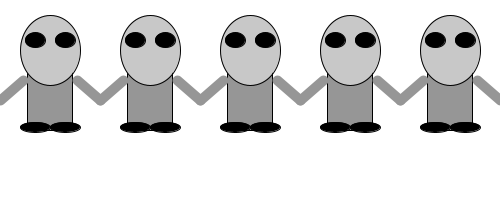
Frame 1 (no input)
Frame 60 (the mouse pressed at the canvas centre just before this capture): identical to frame 1, image omitted
Frame 120 (the mouse held since frame 60 and released just before this capture): identical to frame 1, image omitted

The Processing sketch that drew this single still picture (run headless with seeded random() and noise(); from frame 60 on, the mouse is pressed at the canvas centre):

// Processing sketch: processing_72160
// ── processing_72160.pde

//Multiple Aliens

int x=100;
int y=100;
int w=45;
int h=60;

int xspeed=1;

void setup(){
  size(500,200);
  smooth();
}

void draw(){


  background(255); //White background
  
  //Set ellipse and rect to center mode
  rectMode(CENTER);
  ellipseMode(CENTER);
  
  //Multiple versions of Alien
  for (int x=50; x<width; x+=100){
  strokeWeight(1);
  stroke(0);        //Black Outline
  
  
fill(150);
rect(x,y,w,h);  //Body

stroke(0);
fill(200);
ellipse(x,y-50,60,70);  //Head

stroke(0);
fill(0);
ellipse(x-15,y-60,20,15);    //Right Eye
ellipse(x+15,y-60,20,15);   //Left Eye

ellipse(x-15,y+27,30,10);  //Right Foot
ellipse(x+15,y+27,30,10);  //Left Foot

strokeWeight(10);
stroke(150);
line(x-27,y-20,x-50,y); //Right Arm
line(x+27,y-20,x+50,y);  //Left Arm
}
}
